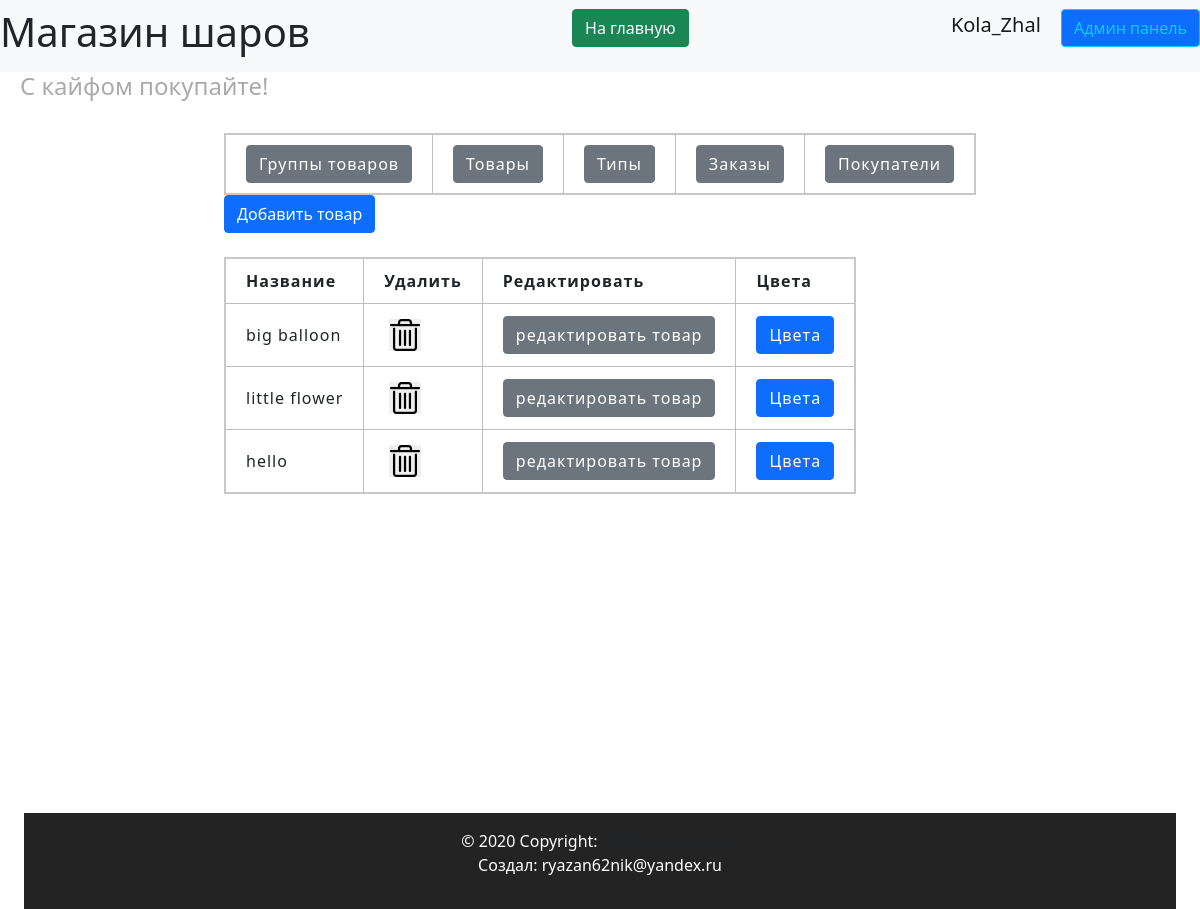
Screenshot of /admin/productsgroups (signed in) with the database file from the repository.
### data/users.py (models this page shows, shortened)
class User(SqlAlchemyBase, UserMixin, SerializerMixin):
    __tablename__ = 'users'
    id = sqlalchemy.Column(sqlalchemy.Integer,
                           primary_key=True, autoincrement=True)
    name = sqlalchemy.Column(sqlalchemy.String, nullable=True)
    tel = sqlalchemy.Column(sqlalchemy.String, nullable=True)
    email = sqlalchemy.Column(sqlalchemy.String,
                              index=True, unique=True, nullable=True)
    hashed_password = sqlalchemy.Column(sqlalchemy.String, nullable=True)
    created_date = sqlalchemy.Column(sqlalchemy.DateTime,
                                     default=datetime.datetime.now)
    basket = sqlalchemy.Column(sqlalchemy.String, default='{}')
    admin = sqlalchemy.Column(sqlalchemy.Boolean, default=False)
    tg_id = sqlalchemy.Column(sqlalchemy.String, nullable=True)
    confirmed = sqlalchemy.Column(sqlalchemy.Boolean, default=False)
    address = sqlalchemy.Column(sqlalchemy.String, nullable=True)
    orders = orm.relationship("Order", back_populates='user')

### data/products_group.py (models this page shows, shortened)
class ProductGroup(SqlAlchemyBase, SerializerMixin):
    __tablename__ = 'product_group'
    id = sqlalchemy.Column(sqlalchemy.Integer,
                           primary_key=True, autoincrement=True)
    title = sqlalchemy.Column(sqlalchemy.String, nullable=True)
    description = sqlalchemy.Column(sqlalchemy.String, nullable=True)
    type = sqlalchemy.Column(sqlalchemy.Integer, sqlalchemy.ForeignKey("types.id"))
    type_relation = orm.relationship('Types')
    products = orm.relationship("Products", back_populates='product_group')

### server.py (the view)
@app.route('/admin/productsgroups', methods=['GET', 'POST'])
@login_required
def admin_productsgroup():
    if current_user.admin:
        db_sess = db_session.create_session()
        productgroups = db_sess.query(ProductGroup).all()
        return render_template('pages/admin_product_groups.html', title='Админ панель',
                               productgroups=productgroups)
    else:
        return render_template('pages/no_rights.html')

### data/db_session.py (called while the page is built)
def create_session() -> Session:
    global __factory
    return __factory()

### server.py (called while the page is built)
@login_manager.user_loader
def load_user(user_id):
    db_sess = db_session.create_session()
    return db_sess.query(User).get(user_id)

### templates/pages/admin_product_groups.html
{% extends "pages/base_admin.html" %}
{% block admincontent %}
<div>
    {% if current_user.is_authenticated %}
    <a href="/admin/add-productgroup" class="btn btn-primary">Добавить товар</a>
    {% endif %}
</div>
<br>
<div>
    <table>
        <tr>
            <th>Название</th>
            <th>Удалить</th>
            <th>Редактировать</th>
            <th>Цвета</th>
        </tr>
        {% for productgroup in productgroups %}
        <tr>
            <td>{{ productgroup.title }}</td>
            <td>
                <button type="submit" onclick="show_me({{productgroup.id}}, 'productgroup');" class="delete-button">
                </button>
            </td>
            <td>
                <a href="/admin/edit-productgroup/{{productgroup.id}}" class="btn btn-secondary">редактировать товар</a>
            </td>
            <td>
                <a href="/admin/products-productgroup/{{productgroup.id}}" class="btn btn-primary">Цвета</a>
            </td>
        </tr>
        {% endfor %}
    </table>
</div>
{% endblock %}

### templates/includes/header.html
<header>
    <nav class="navbar navbar-light bg-light">
        <h1> Магазин шаров</h1>
        <p align="right">
            <a href="/index" class="btn btn-success"> На главную </a>
        </p>
        {% if current_user.is_authenticated %}
        <p align="right">
            <a class="navbar-brand" href="/logout">{{ current_user.name }}</a>
            {% if current_user.admin%}
            <a class="btn btn-primary btn btn-outline-info mr-2" href="/admin/products">Админ панель</a>
            {% endif %}
            {% else %}
        <p align="right">
            <a class="btn btn-primary " href="/register">Зарегистрироваться</a>
            <a class="btn btn-success" href="/login">Войти</a>
        </p>
        {% endif %}
    </nav>
    <h4 align="left">С кайфом покупайте!</h4>
</header>

### static/css/header.css (style rules this page uses)
:root { --main-color: #0179FA; --second-color: white; }

### static/css/footer.css (style rules this page uses)
:root { --main-color: #111111; --second-color: white; }

### static/css/style.css (style rules this page uses)
:root { --main-color: #0179FA; --second-color: #ffffff; --thirdly_color: #629ee3; }
body { background-color: var(--second-color); }

### static/css/mystyle.css (style rules this page uses)
html { --firstly-color: white; --secondary-color: rgba(91, 82, 212, 0.837); --thirdly-color: rgb(99, 96, 105); --fourly-color: rgb(144, 182, 242); --black: rgb(35, 35, 35); --dark-blue: #12191D; --white: #FFFFFF; --green: #33FF00; --caribbean: #00E197; --light-green: #8EEF8C; --turquoise: #12EEFF; --pink: #F053D5; --red: #FE785A; --gray-900: #0C1114; --gray-700: #242A2C; --gray-650: #495257; --gray-600: #424B4F; --gray-500: #495257; --gray-300: #8D979E; --gray-200: #ACB4B9; --gray-150: #AEB6BB; --gray-100: #EEF1F3; --gray-50: #F6F8F9; }
h4 { padding-left: 20px; color: #aaaaaa; }
.delete-button { width: 4vh; height: 4vh; border: none; background-image: url('../img/system/admin_del_item.png'); background-size: cover; margin: 5px 5px; }
table { border-collapse: collapse; border: 2px solid rgb(200, 200, 200); letter-spacing: 1px; }
td, th { border: 1px solid rgb(190, 190, 190); padding: 10px 20px; }
body { margin: 0; padding: 0; text-align: center; }

### rows the page displays
User: name "Kola_Zhal"
ProductGroup: title "big balloon"
ProductGroup: title "little flower"
ProductGroup: title "hello"
